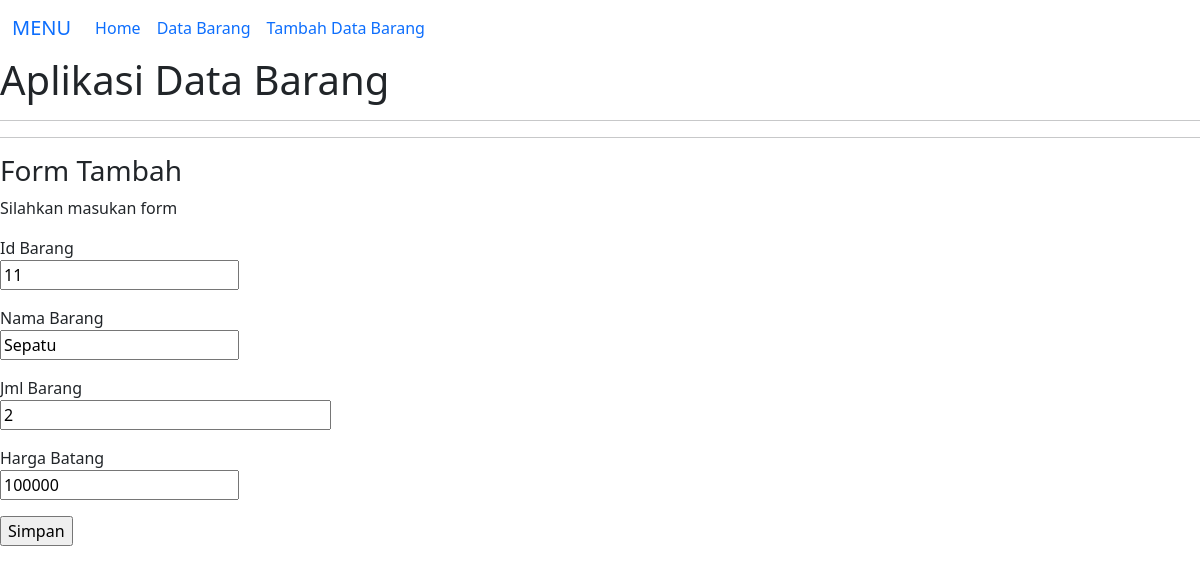
The page /index.php?file=barang&aksi=edit&idbarang=11 on the database its author committed.
### tables this page shows
CREATE TABLE `barang` (
  `id_barang` int(11) NOT NULL,
  `nama_barang` varchar(50) NOT NULL,
  `jml_barang` varchar(100) NOT NULL,
  `harga_barang` varchar(30) NOT NULL
);

### apk_gudang/class/Database.php (called while the page is built, shortened)
<?php
class Database {
protected $host='localhost';
protected $user='root';
protected $pass='';
protected $dbname='apk_gudang';
public function bukaKoneksi(){
$this->mysqli=NEW mysqli($this->host,
$this->user,$this->pass,$this->dbname);
}
}

### apk_gudang/class/Barang.php (called while the page is built, shortened)
<?php
class Barang extends Database {
public function detail($idbarang){
$sql=$this->mysqli->query("SELECT * FROM barang WHERE
id_barang='".$idbarang."'") or die ($this->CekError());
$dataAnggota=$sql->fetch_object();
if(isset($dataAnggota)){
return $dataAnggota;
}
}
}

### barang.php (the view, shortened to what this page needs)
<?php
$dataBarang=NEW Barang;
if($_GET['aksi']=='tampil'){
$html = null;
$html .='<center><h3>Daftar Barang</h3>';
$html .='<p></p></center>';
$html .='<table class="table table-striped table-hover""><border="1" width="100%">
<thead>
<th>No.</th>
<th>Id Barang</th>
<th>Nama Barang</th>
<th>Jml Barang</th>
<th>Harga Barang</th>
<th>Aksi</th>
</thead>
<tbody>';
$data = $dataBarang->tampil();
$no=null;
if(isset($data)){
foreach($data as $barisBarang){
$no++;
$html .='<tr>
<td>'.$no.'</td>
<td>'.$barisBarang->id_barang.'</td>
<td>'.$barisBarang->nama_barang.'</td>
<td>'.$barisBarang->jml_barang.'</td>
<td>'.$barisBarang->harga_barang.'</td>
<td>
<a class="btn btn-info"
href="index.php?file=barang&aksi=edit&idbarang='.$barisBarang->id_barang.'">Edit</a>
<a class="btn btn-danger"
href="index.php?file=barang&aksi=hapus&idbarang='.$barisBarang->id_barang.'">Hapus</a>
</td>
</tr>';
}
}
$html .='</tbody>
</table>';
echo $html;
}
else if ($_GET['aksi']=='edit') {
$barang=$dataBarang->detail($_GET['idbarang']);
$html =null;
$html .='<h3>Form Tambah</h3>';
$html .='<p>Silahkan masukan form </p>';
$html .='<form method="POST"action="index.php?file=barang&aksi=update">';
$html .='<p>Id Barang<br/>';
$html .='<input type="text" name="txtidbarang" value="'.$barang->id_barang.'"placeholder="Masukan Id Barang" readonly/></p>';
$html .='<p>Nama Barang<br/>';
$html .='<input type="text" name="txtnamabarang" value="'.$barang->nama_barang.'" placeholder="Masukan Nama Barang" size "30" required autofocus/></p>';
$html .='<p> Jml Barang<br/>';
$html .='<input type="text" name="txtjmlbarang" value="'.$barang->jml_barang.'" placeholder="Masukan Jml Barang"size="30" required/></p>';
$html .='<p> Harga Batang<br/>';
$html .='<input type="text" name="txthargabarang" value="'.$barang->harga_barang.'" placeholder="Masukan Harga Barang"cols="50" rows="5"required>';
$html .='<p><input type="submit" name="tombolSimpan"value="Simpan"/></p>';
$html .='</form>';
echo $html;
}
?>

### rows shown on the page
barang: txtidbarang "11", txtnamabarang "Sepatu", txtjmlbarang "2", txthargabarang "100000"
